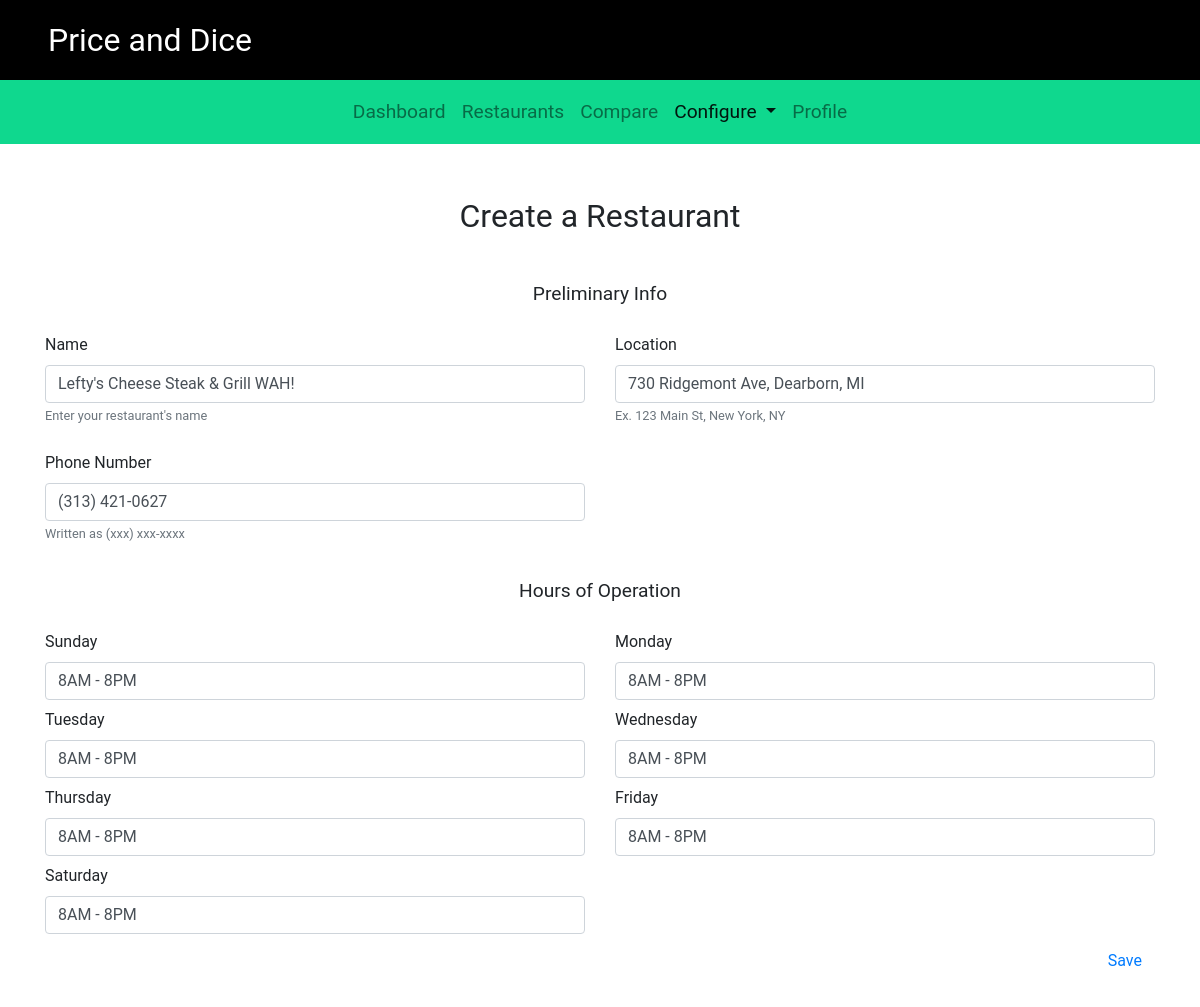
The page /campus/edit_restaurant/53 on the database as committed earlier.
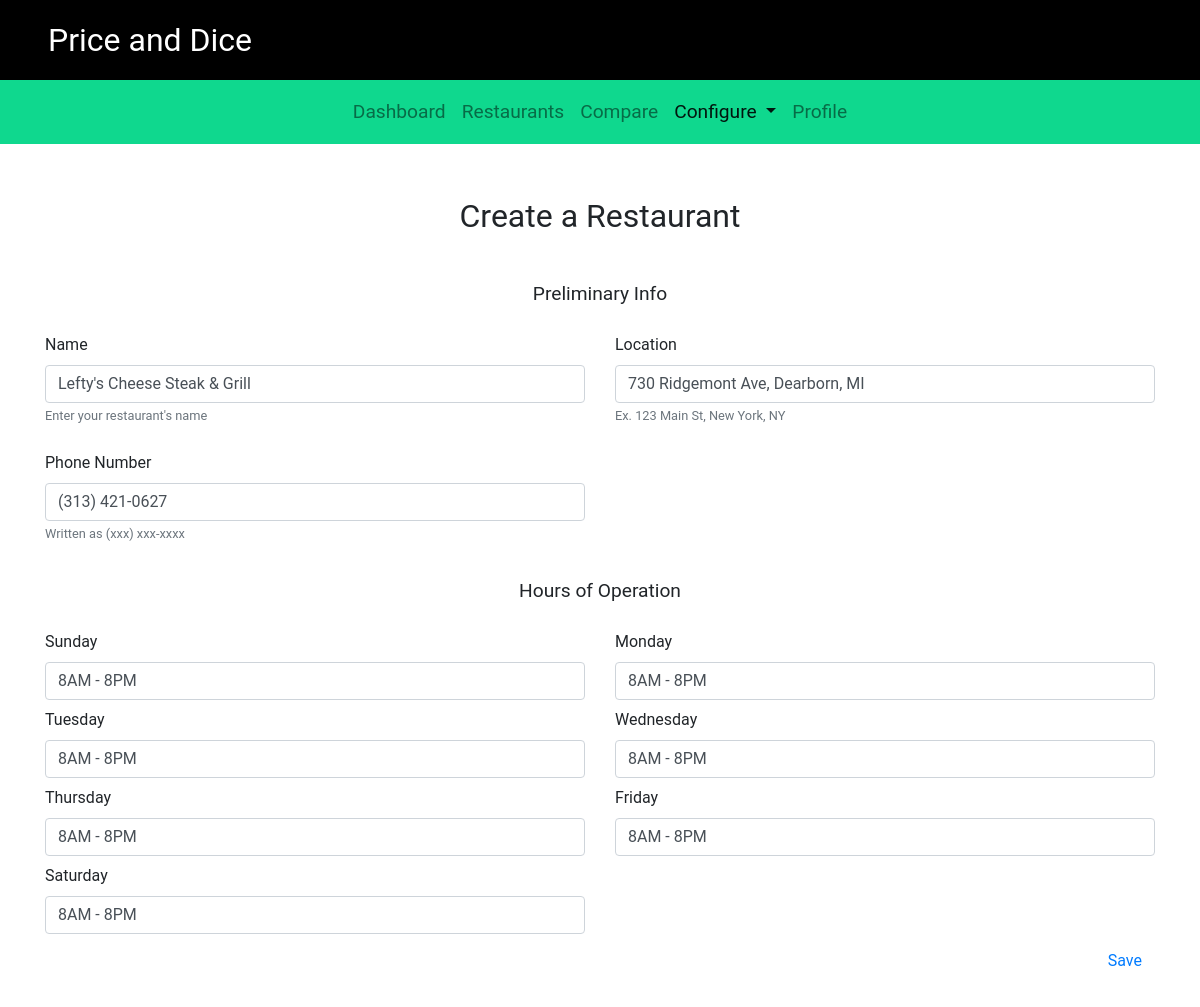
The same page on the database as committed later.
### campus/models.py (models this page shows, shortened)
class Restaurant(models.Model):
    name = models.CharField(max_length=200)
    location = models.CharField(max_length=200)
    phone_number = models.CharField(max_length=20, default='(xxx) xxx-xxxx')
    sunday = models.CharField(max_length=20, default=DEFAULT_HOURS)
    monday = models.CharField(max_length=20, default=DEFAULT_HOURS)
    tuesday = models.CharField(max_length=20, default=DEFAULT_HOURS)
    wednesday = models.CharField(max_length=20, default=DEFAULT_HOURS)
    thursday = models.CharField(max_length=20, default=DEFAULT_HOURS)
    friday = models.CharField(max_length=20, default=DEFAULT_HOURS)
    saturday = models.CharField(max_length=20, default=DEFAULT_HOURS)
    item_list = models.ManyToManyField(Item)

### campus/views.py (the view)
# urls.py: path('edit_restaurant/<int:restaurant_id>', views.edit_restaurant, name='edit_restaurant'),
def edit_restaurant(request, restaurant_id):
    context = {}
    try:
        restaurant = Restaurant.objects.get(pk=restaurant_id)
        context['name'] = restaurant.name
        context['location'] = restaurant.location
        context['phone_number'] = restaurant.phone_number
        context['sunday'] = restaurant.sunday
        context['monday'] = restaurant.monday
        context['tuesday'] = restaurant.tuesday
        context['wednesday'] = restaurant.wednesday
        context['thursday'] = restaurant.thursday
        context['friday'] = restaurant.friday
        context['saturday'] = restaurant.saturday
        context['is_data_preloaded'] = True
        context['restaurant_id'] = restaurant.id
        return render(request, 'campus/add-restaurant.html', context)
    except Restaurant.DoesNotExist:
        restaurant = None
        return restaurant_list(request)

### campus/templates/campus/add-restaurant.html (shortened to what the changed rows need)
{% extends "./base.html" %}
{% load static %}
{% block body %}
<div id="app">
    <form method="POST" action="{% url 'campus:add_restaurant_action' %}" id="restaurant_form">
        <div class="container content-top">
            <br>
            <div class="row">
                <div class="col-lg-6">
                    <label for = "restaurant_name">Name</label>
                    <input type="text" class="form-control" id="restaurant_name"
                        name="restaurant_name" value="{{name}}">
                    <small class="text-muted">Enter your restaurant's name</small>
                </div>
                <div class="col-lg-6">
                    <label for = "restaurant_location">Location</label>
                    <input type="text" class="form-control" id="restaurant_location"
                        name="restaurant_location" value="{{location}}">
                    <small class="text-muted">Ex. 123 Main St, New York, NY</small>
                </div>
            </div>
            <br>
            <div class="row pb-2">
                <div class="col-lg-6">
                    <label for = "phone_number">Phone Number</label>
                    <input type="text" class="form-control" id="phone_number"
                        name="phone_number" value="{{phone_number}}">
                    <small class="text-muted">Written as (xxx) xxx-xxxx</small>
                </div>
            </div>
            <br>
            <div class="row pb-2">
                <div class="col-lg-6">
                    <label for='sunday'>Sunday</label>
                    <input type='text' class="form-control"
                        name='sunday' id='sunday'
                        value="{{sunday}}">
                </div>
                <div class="col-lg-6">
                    <label for="monday">Monday</label>
                    <input type="text" class="form-control"
                        name="monday" id="monday"
                        value="{{monday}}">
                </div>
            </div>
            <div class="row pb-2">
                <div class="col-lg-6">
                    <label for='tuesday'>Tuesday</label>
                    <input type='text' class="form-control"
                        name='tuesday' id='tuesday'
                        value="{{tuesday}}">
                </div>
                <div class="col-lg-6">
                    <label for="wednesday">Wednesday</label>
                    <input type="text" class="form-control"
                        name="wednesday" id="wednesday"
                        value="{{wednesday}}">
                </div>
            </div>
            <div class="row pb-2">
                <div class="col-lg-6">
                    <label for='thursday'>Thursday</label>
                    <input type='text'
                        class="form-control"
                        name='thursday' id='thursday'
                        value="{{thursday}}">
                </div>
                <div class="col-lg-6">
                    <label for="friday">Friday</label>
                    <input type="text"
                        class="form-control"
                        name="friday" id="friday"
                        value="{{friday}}">
                </div>
            </div>
            <div class="row pb-2">
                <div class="col-lg-6">
                    <label for='saturday'>Saturday</label>
                    <input type='text'
                        class="form-control"
                        name='saturday' id='saturday'
                        value="{{saturday}}">
                </div>
            </div>
        </div>
    </form>
</div>
<br>
<br>
{% endblock %}

Rows that differ between the two databases and show on the page:
changed Restaurant "730 Ridgemont Ave, Dearborn, MI": restaurant_name "Lefty's Cheese Steak & Grill WAH!" → "Lefty's Cheese Steak & Grill"
